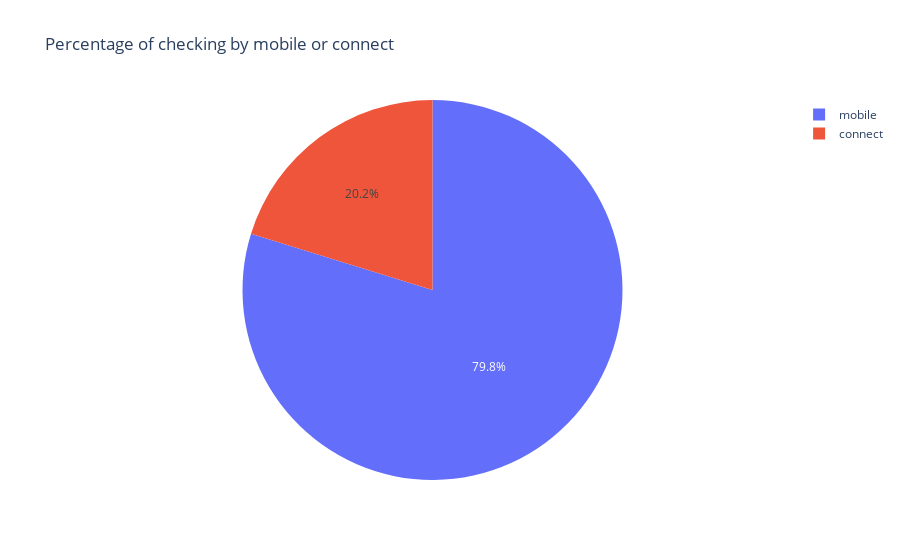

Notebook source saved alongside this figure:
### Code cell
fig = px.pie(df_delay, 'checkin_type', title="Percentage of checking by mobile or connect")
fig.show()

### Figure 1 — Plotly figure (JSON) as saved in the notebook; plotly's stock layout.template omitted (floating-point values rounded to 4 significant figures; data arrays with more than 128 entries replaced by an {"elided": "..."} marker saying what was removed)
{"data": [{"domain": {"x": [0, 1], "y": [0, 1]}, "hovertemplate": "checkin_type=%{label}<extra></extra>", "labels": {"elided": "21310 str values"}, "legendgroup": "", "name": "", "showlegend": true, "type": "pie"}], "layout": {"legend": {"tracegroupgap": 0}, "title": {"text": "Percentage of checking by mobile or connect"}}}
